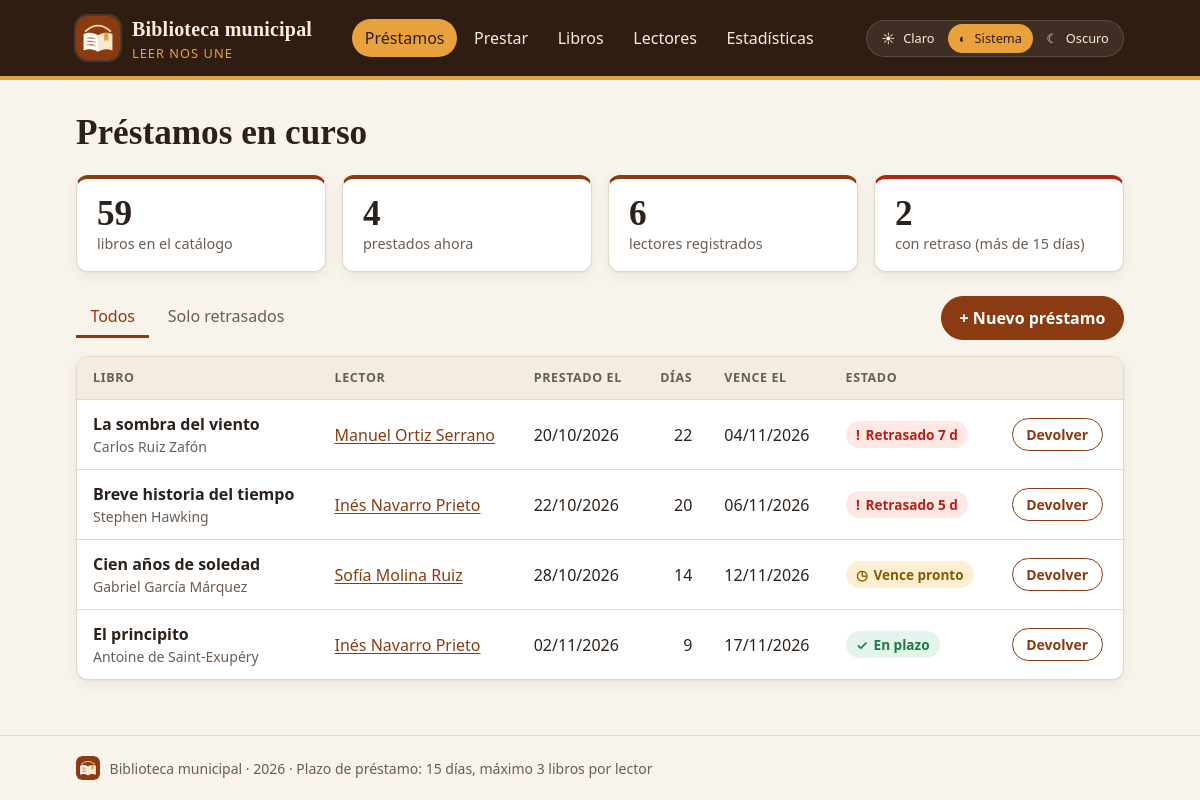
The page / on the database its author committed.
### tables this page shows
CREATE TABLE prestamos (
  id INT AUTO_INCREMENT PRIMARY KEY,
  libro_id INT NOT NULL,
  lector_id INT NOT NULL,
  fecha_prestamo DATE NOT NULL,
  fecha_devolucion DATE,
  FOREIGN KEY (libro_id) REFERENCES libros(id),
  FOREIGN KEY (lector_id) REFERENCES lectores(id)
);

CREATE TABLE libros (
  id INT AUTO_INCREMENT PRIMARY KEY,
  isbn VARCHAR(17) NOT NULL UNIQUE,
  titulo VARCHAR(100) NOT NULL,
  autor VARCHAR(80) NOT NULL,
  anio INT,
  genero VARCHAR(20) NOT NULL,
  activo TINYINT(1) NOT NULL DEFAULT 1
);

CREATE TABLE lectores (
  id INT AUTO_INCREMENT PRIMARY KEY,
  nombre VARCHAR(40) NOT NULL,
  apellidos VARCHAR(60) NOT NULL,
  dni VARCHAR(9) UNIQUE,
  telefono VARCHAR(15) NOT NULL,
  email VARCHAR(100) UNIQUE,
  fecha_alta DATE NOT NULL
);

### funciones.php (called while the page is built, shortened)
<?php
function e(?string $texto): string
{
    return htmlspecialchars($texto ?? '', ENT_QUOTES, 'UTF-8');
}
function fecha(?string $fecha): string
{
    return $fecha ? date('d/m/Y', strtotime($fecha)) : '';
}
function estado_prestamo(int $dias): array
{
    if ($dias > PLAZO_DIAS) {
        return ['clase' => 'retrasado', 'icono' => '!', 'texto' => 'Retrasado ' . ($dias - PLAZO_DIAS) . ' d'];
    }
    if ($dias >= PLAZO_DIAS - 3) {
        return ['clase' => 'pronto', 'icono' => '◷', 'texto' => 'Vence pronto'];
    }
    return ['clase' => 'en-plazo', 'icono' => '✓', 'texto' => 'En plazo'];
}

### index.php (the view, shortened to what this page needs)
<?php
require 'conexion.php';
$soloRetrasados = ($_GET['ver'] ?? '') === 'retrasados';
$sql = 'SELECT p.id, p.lector_id, p.fecha_prestamo,
               DATEDIFF(CURDATE(), p.fecha_prestamo) AS dias,
               DATE_ADD(p.fecha_prestamo, INTERVAL ? DAY) AS vence,
               l.titulo, l.autor, le.nombre, le.apellidos
        FROM prestamos p
        JOIN libros l ON l.id = p.libro_id
        JOIN lectores le ON le.id = p.lector_id
        WHERE p.fecha_devolucion IS NULL';
$sql .= ' ORDER BY p.fecha_prestamo, p.id';
$consulta = $pdo->prepare($sql);
$consulta->execute($soloRetrasados ? [PLAZO_DIAS, PLAZO_DIAS] : [PLAZO_DIAS]);
$prestamos = $consulta->fetchAll();
$resumen = $pdo->prepare(
    'SELECT
       (SELECT COUNT(*) FROM libros WHERE activo = 1) AS libros,
       (SELECT COUNT(*) FROM prestamos WHERE fecha_devolucion IS NULL) AS prestados,
       (SELECT COUNT(*) FROM lectores) AS lectores,
       (SELECT COUNT(*) FROM prestamos
         WHERE fecha_devolucion IS NULL AND DATEDIFF(CURDATE(), fecha_prestamo) > ?) AS retrasados'
);
$resumen->execute([PLAZO_DIAS]);
$cifras = $resumen->fetch();
$titulo = 'Préstamos en curso';
require 'cabecera.php';
?>
<section class="cifras" aria-label="Resumen">
  <div class="cifra">
    <span class="cifra__valor"><?= $cifras['libros'] ?></span>
    <span class="cifra__texto">libros en el catálogo</span>
  </div>
  <div class="cifra">
    <span class="cifra__valor"><?= $cifras['prestados'] ?></span>
    <span class="cifra__texto">prestados ahora</span>
  </div>
  <div class="cifra">
    <span class="cifra__valor"><?= $cifras['lectores'] ?></span>
    <span class="cifra__texto">lectores registrados</span>
  </div>
  <a class="cifra <?= $cifras['retrasados'] ? 'cifra--alerta' : '' ?>" href="index.php?ver=retrasados">
    <span class="cifra__valor"><?= $cifras['retrasados'] ?></span>
    <span class="cifra__texto">con retraso (más de <?= PLAZO_DIAS ?> días)</span>
  </a>
</section>
<div class="barra">
  <div class="pestanas">
    <a href="index.php" <?= !$soloRetrasados ? 'aria-current="page"' : '' ?>>Todos</a>
    <a href="index.php?ver=retrasados" <?= $soloRetrasados ? 'aria-current="page"' : '' ?>>Solo retrasados</a>
  </div>
  <a class="boton" href="nuevo.php">+ Nuevo préstamo</a>
</div>
<?php if (!$prestamos): ?>
  <p class="vacio"><?= $soloRetrasados ? 'No hay ningún préstamo retrasado.' : 'No hay ningún libro prestado.' ?></p>
<?php else: ?>
  <div class="tabla">
    <table>
      <thead>
        <tr>
          <th>Libro</th>
          <th>Lector</th>
          <th>Prestado el</th>
          <th class="num">Días</th>
          <th>Vence el</th>
          <th>Estado</th>
          <th><span class="oculto">Acción</span></th>
        </tr>
      </thead>
      <tbody>
        <?php foreach ($prestamos as $p): ?>
          <?php $estado = estado_prestamo($p['dias']); ?>
          <tr>
            <td>
              <strong><?= e($p['titulo']) ?></strong>
              <span class="secundario"><?= e($p['autor']) ?></span>
            </td>
            <td>
              <a href="lector.php?id=<?= $p['lector_id'] ?>"><?= e($p['nombre'] . ' ' . $p['apellidos']) ?></a>
            </td>
            <td><?= fecha($p['fecha_prestamo']) ?></td>
            <td class="num"><?= $p['dias'] ?></td>
            <td><?= fecha($p['vence']) ?></td>
            <td>
              <span class="estado estado--<?= $estado['clase'] ?>">
                <span aria-hidden="true"><?= $estado['icono'] ?></span> <?= $estado['texto'] ?>
              </span>
            </td>
            <td>
              <form action="devolver.php" method="post"
                    data-confirmar="¿Registrar la devolución de «<?= e($p['titulo']) ?>»?">
                <button type="submit" class="boton boton--secundario">Devolver</button>
              </form>
            </td>
          </tr>
        <?php endforeach; ?>
      </tbody>
    </table>
  </div>
<?php endif; ?>
<?php require 'pie.php'; ?>

### cabecera.php (shortened to what this page needs)
<?php
$actual = basename($_SERVER['SCRIPT_NAME']);
$menu = [
    'index.php' => 'Préstamos',
    'nuevo.php' => 'Prestar',
    'libros.php' => 'Libros',
    'lectores.php' => 'Lectores',
    'estadisticas.php' => 'Estadísticas',
];
$seccion = [
    'libro_nuevo.php' => 'libros.php',
    'registro.php' => 'lectores.php',
    'lector.php' => 'lectores.php',
][$actual] ?? $actual;
$tema = $_COOKIE['tema'] ?? 'sistema';
$tema = in_array($tema, ['claro', 'oscuro', 'sistema'], true) ? $tema : 'sistema';
$temas = ['claro' => ['☀', 'Claro'], 'sistema' => ['◐', 'Sistema'], 'oscuro' => ['☾', 'Oscuro']];
?>
<!DOCTYPE html>
<html lang="es" data-tema="<?= $tema ?>">
<head>
  <link rel="stylesheet" href="estilos.css">
</head>
<body>
  <header class="cabecera">
    <div class="contenedor cabecera__fila">
      <a class="marca" href="index.php">
        <img src="logo.svg" alt="" width="44" height="44">
        <span>
          <strong>Biblioteca municipal</strong>
          <small>Leer nos une</small>
        </span>
      </a>
      <nav aria-label="Menú principal">
        <?php foreach ($menu as $url => $texto): ?>
          <a href="<?= $url ?>" <?= $url === $seccion ? 'aria-current="page"' : '' ?>><?= $texto ?></a>
        <?php endforeach; ?>
      </nav>
      <div class="tema" role="group" aria-label="Tema de colores">
        <?php foreach ($temas as $valor => [$icono, $texto]): ?>
          <button type="button" data-tema-opcion="<?= $valor ?>" aria-pressed="<?= $valor === $tema ? 'true' : 'false' ?>"
                  title="Tema <?= mb_strtolower($texto) ?>">
            <span aria-hidden="true"><?= $icono ?></span><span class="tema__texto"><?= $texto ?></span>
          </button>
        <?php endforeach; ?>
      </div>
    </div>
  </header>
  <main class="contenedor">
    <h1><?= e($titulo) ?></h1>

### pie.php
  </main>
  <footer class="pie">
    <div class="contenedor">
      <img src="logo.svg" alt="" width="24" height="24">
      Biblioteca municipal · <?= date('Y') ?> · Plazo de préstamo: <?= PLAZO_DIAS ?> días, máximo <?= MAX_PRESTAMOS ?> libros por lector
    </div>
  </footer>
</body>
</html>

### rows shown on the page
prestamos: libro.titulo "La sombra del viento", libro.autor "Carlos Ruiz Zafón", lector.apellidos "Manuel Ortiz Serrano", fecha_prestamo "20/10/2026", dias "22", vence "04/11/2026", icono "!", texto "Retrasado 7 d"
prestamos: libro.titulo "Breve historia del tiempo", libro.autor "Stephen Hawking", lector.apellidos "Inés Navarro Prieto", fecha_prestamo "22/10/2026", dias "20", vence "06/11/2026", icono "!", texto "Retrasado 5 d"
prestamos: libro.titulo "Cien años de soledad", libro.autor "Gabriel García Márquez", lector.apellidos "Sofía Molina Ruiz", fecha_prestamo "28/10/2026", dias "14", vence "12/11/2026", icono "◷", texto "Vence pronto"
prestamos: libro.titulo "El principito", libro.autor "Antoine de Saint-Exupéry", lector.apellidos "Inés Navarro Prieto", fecha_prestamo "02/11/2026", dias "9", vence "17/11/2026", icono "✓", texto "En plazo"

### other values the page prints
$texto "Préstamos"
$texto "Prestar"
$texto "Libros"
$texto "Lectores"
$texto "Estadísticas"
$icono "☀"
$texto "Claro"
$icono "◐"
$texto "Sistema"
$icono "☾"
$texto "Oscuro"
$titulo "Préstamos en curso"
$cifras['libros'] "59"
$cifras['prestados'] "4"
$cifras['lectores'] "6"
